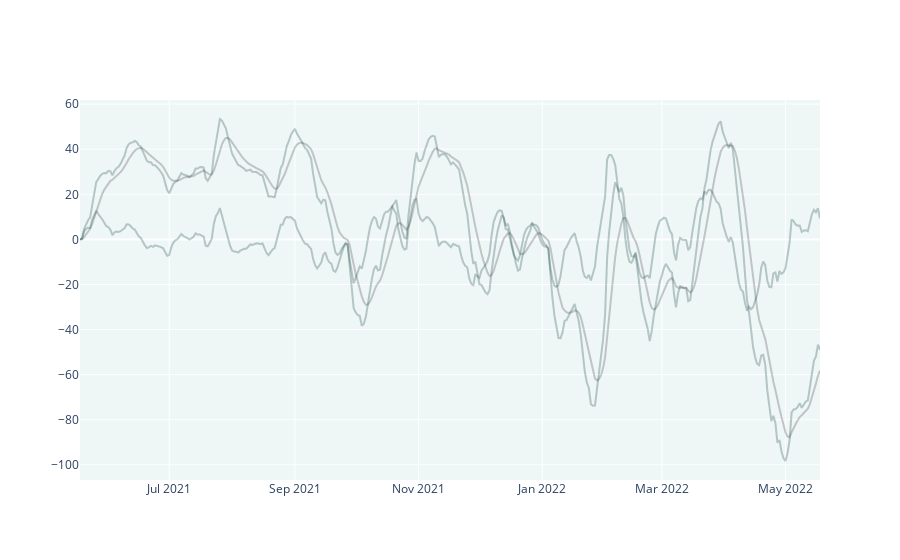

Write notebook code for a chart like this one.
### Code cell
symbol = 'GC=F'
# create graph
title = 'Closing price ' + symbol

gdp_layout = go.Layout(
        height=300,
        #paper_bgcolor=COLORS[1],
        plot_bgcolor='#eef6f6',
        )

fig_gdp = go.Figure(layout=gdp_layout)
fig_gdp.add_trace(go.Scatter(x=fin_data_ta.index, y=fin_data_ta['trend_macd_signal'],
                    mode='lines',
                    opacity=.25,
                    name='trend_macd_signal',
                    marker=dict(color='#333333')
                    ))

fig_gdp.add_trace(go.Scatter(x=fin_data_ta.index, y=fin_data_ta['trend_macd_diff'],
                    mode='lines',
                    opacity=.25,
                    marker=dict(color='#003333')
                    ))

fig_gdp.add_trace(go.Scatter(x=fin_data_ta.index, y=fin_data_ta['trend_macd'],
                    mode='lines',
                    opacity=.25,
                    marker=dict(color='#003333')
                    ))


fig_gdp.update_traces(showlegend=False)

### Figure 1 — Plotly figure (JSON) as saved in the notebook; plotly's stock layout.template omitted (floating-point values rounded to 4 significant figures; data arrays with more than 128 entries replaced by an {"elided": "..."} marker saying what was removed)
{"data": [{"marker": {"color": "#333333"}, "mode": "lines", "name": "trend_macd_signal", "opacity": 0.25, "showlegend": false, "type": "scatter", "x": {"elided": "366 str values"}, "y": {"elided": "366 float values"}}, {"marker": {"color": "#003333"}, "mode": "lines", "opacity": 0.25, "showlegend": false, "type": "scatter", "x": {"elided": "366 str values"}, "y": {"elided": "366 float values"}}, {"marker": {"color": "#003333"}, "mode": "lines", "opacity": 0.25, "showlegend": false, "type": "scatter", "x": {"elided": "366 str values"}, "y": {"elided": "366 float values"}}], "layout": {"autosize": true, "plot_bgcolor": "#eef6f6", "xaxis": {"autorange": true, "range": ["2021-05-18", "2022-05-18"], "type": "date"}, "yaxis": {"autorange": true, "range": [-106.7, 61.84], "type": "linear"}}}
